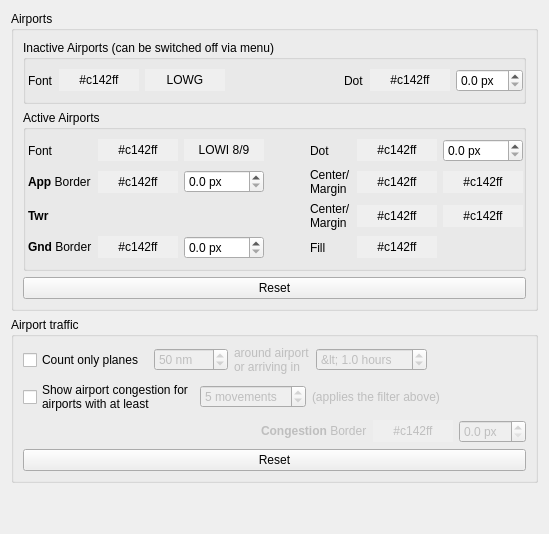
     <widget class="QWidget" name="display2Tab">
      <attribute name="title">
       <string>Display (Activity 1)</string>
      </attribute>
      <layout class="QVBoxLayout" name="verticalLayout_9">
       <item>
        <widget class="QGroupBox" name="groupBoxAirports">
         <property name="title">
          <string>Airports</string>
         </property>
         <layout class="QVBoxLayout" name="verticalLayout_5">
          <item>
           <widget class="QGroupBox" name="groupBox">
            <property name="title">
             <string>Inactive Airports (can be switched off via menu)</string>
            </property>
            <layout class="QGridLayout" name="gridLayout_11">
             <property name="leftMargin">
              <number>2</number>
             </property>
             <property name="rightMargin">
              <number>0</number>
             </property>
             <item row="0" column="0">
              <widget class="QLabel" name="label_52">
               <property name="text">
                <string>Font</string>
               </property>
               <property name="buddy">
                <cstring>pbInactAirportFontColor</cstring>
               </property>
              </widget>
             </item>
             <item row="0" column="1">
              <widget class="QPushButton" name="pbInactAirportFontColor">
               <property name="autoFillBackground">
                <bool>true</bool>
               </property>
               <property name="text">
                <string>#c142ff</string>
               </property>
               <property name="flat">
                <bool>true</bool>
               </property>
              </widget>
             </item>
             <item row="0" column="2">
              <widget class="QPushButton" name="pbInactAirportFont">
               <property name="autoFillBackground">
                <bool>true</bool>
               </property>
               <property name="text">
                <string>LOWG</string>
               </property>
               <property name="flat">
                <bool>true</bool>
               </property>
              </widget>
             </item>
             <item row="0" column="3">
              <spacer name="horizontalSpacer_5">
               <property name="orientation">
                <enum>Qt::Horizontal</enum>
               </property>
               <property name="sizeHint" stdset="0">
                <size>
                 <width>40</width>
                 <height>20</height>
                </size>
               </property>
              </spacer>
             </item>
             <item row="0" column="4">
              <widget class="QLabel" name="label_55">
               <property name="text">
                <string>Dot</string>
               </property>
               <property name="buddy">
                <cstring>pbInactAirportDotColor</cstring>
               </property>
              </widget>
             </item>
             <item row="0" column="5">
              <widget class="QPushButton" name="pbInactAirportDotColor">
               <property name="autoFillBackground">
                <bool>true</bool>
               </property>
               <property name="text">
                <string>#c142ff</string>
               </property>
               <property name="flat">
                <bool>true</bool>
               </property>
              </widget>
             </item>
             <item row="0" column="6">
              <widget class="QDoubleSpinBox" name="sbInactAirportDotSize">
               <property name="suffix">
                <string> px</string>
               </property>
               <property name="decimals">
                <number>1</number>
               </property>
               <property name="maximum">
                <double>10.000000000000000</double>
               </property>
               <property name="singleStep">
                <double>0.100000000000000</double>
               </property>
              </widget>
             </item>
            </layout>
           </widget>
          </item>
          <item>
           <widget class="QGroupBox" name="groupBox_2">
            <property name="title">
             <string>Active Airports</string>
            </property>
            <layout class="QGridLayout" name="gridLayout_12">
             <property name="leftMargin">
              <number>2</number>
             </property>
             <property name="rightMargin">
              <number>0</number>
             </property>
             <item row="0" column="0">
              <widget class="QLabel" name="label_19">
               <property name="text">
                <string>Font</string>
               </property>
               <property name="buddy">
                <cstring>pbAirportFontColor</cstring>
               </property>
              </widget>
             </item>
             <item row="0" column="1">
              <widget class="QPushButton" name="pbAirportFontColor">
               <property name="autoFillBackground">
                <bool>true</bool>
               </property>
               <property name="text">
                <string>#c142ff</string>
               </property>
               <property name="flat">
                <bool>true</bool>
               </property>
              </widget>
             </item>
             <item row="0" column="2">
              <widget class="QPushButton" name="pbAirportFont">
               <property name="autoFillBackground">
                <bool>true</bool>
               </property>
               <property name="text">
                <string>LOWI 8/9</string>
               </property>
               <property name="flat">
                <bool>true</bool>
               </property>
              </widget>
             </item>
             <item row="2" column="0">
              <widget class="QLabel" name="label_21">
               <property name="text">
                <string>&lt;b&gt;App&lt;/b&gt; Border</string>
               </property>
               <property name="textFormat">
                <enum>Qt::RichText</enum>
               </property>
               <property name="buddy">
                <cstring>pbAppBorderLineColor</cstring>
               </property>
              </widget>
             </item>
             <item row="2" column="1">
              <widget class="QPushButton" name="pbAppBorderLineColor">
               <property name="autoFillBackground">
                <bool>true</bool>
               </property>
               <property name="text">
                <string>#c142ff</string>
               </property>
               <property name="flat">
                <bool>true</bool>
               </property>
              </widget>
             </item>
             <item row="2" column="2">
              <widget class="QDoubleSpinBox" name="sbAppBorderLineStrength">
               <property name="suffix">
                <string> px</string>
               </property>
               <property name="decimals">
                <number>1</number>
               </property>
               <property name="maximum">
                <double>10.000000000000000</double>
               </property>
               <property name="singleStep">
                <double>0.100000000000000</double>
               </property>
              </widget>
             </item>
             <item row="3" column="0">
              <widget class="QLabel" name="label_25">
               <property name="text">
                <string>&lt;b&gt;Twr&lt;/b&gt;</string>
               </property>
               <property name="textFormat">
                <enum>Qt::RichText</enum>
               </property>
              </widget>
             </item>
             <item row="4" column="0">
              <widget class="QLabel" name="label_27">
               <property name="text">
                <string>&lt;b&gt;Gnd&lt;/b&gt; Border</string>
               </property>
               <property name="textFormat">
                <enum>Qt::RichText</enum>
               </property>
               <property name="buddy">
                <cstring>pbGndBorderLineColor</cstring>
               </property>
              </widget>
             </item>
             <item row="4" column="1">
              <widget class="QPushButton" name="pbGndBorderLineColor">
               <property name="autoFillBackground">
                <bool>true</bool>
               </property>
               <property name="text">
                <string>#c142ff</string>
               </property>
               <property name="flat">
                <bool>true</bool>
               </property>
              </widget>
             </item>
             <item row="4" column="2">
              <widget class="QDoubleSpinBox" name="sbGndBorderLineStrength">
               <property name="suffix">
                <string> px</string>
               </property>
               <property name="decimals">
                <number>1</number>
               </property>
               <property name="maximum">
                <double>10.000000000000000</double>
               </property>
               <property name="singleStep">
                <double>0.100000000000000</double>
               </property>
               <property name="value">
                <double>0.000000000000000</double>
               </property>
              </widget>
             </item>
             <item row="0" column="4">
              <widget class="QLabel" name="label_38">
               <property name="text">
                <string>Dot</string>
               </property>
               <property name="buddy">
                <cstring>pbAirportDotColor</cstring>
               </property>
              </widget>
             </item>
             <item row="0" column="5">
              <widget class="QPushButton" name="pbAirportDotColor">
               <property name="autoFillBackground">
                <bool>true</bool>
               </property>
               <property name="text">
                <string>#c142ff</string>
               </property>
               <property name="flat">
                <bool>true</bool>
               </property>
              </widget>
             </item>
             <item row="0" column="6">
              <widget class="QDoubleSpinBox" name="sbAirportDotSize">
               <property name="suffix">
                <string> px</string>
               </property>
               <property name="decimals">
                <number>1</number>
               </property>
               <property name="maximum">
                <double>10.000000000000000</double>
               </property>
               <property name="singleStep">
                <double>0.100000000000000</double>
               </property>
              </widget>
             </item>
             <item row="0" column="3">
              <spacer name="horizontalSpacer_8">
               <property name="orientation">
                <enum>Qt::Horizontal</enum>
               </property>
               <property name="sizeHint" stdset="0">
                <size>
                 <width>40</width>
                 <height>20</height>
                </size>
               </property>
              </spacer>
             </item>
             <item row="3" column="4">
              <widget class="QLabel" name="label_11">
               <property name="text">
                <string>Center/
Margin</string>
               </property>
               <property name="buddy">
                <cstring>pbTwrColorCenter</cstring>
               </property>
              </widget>
             </item>
             <item row="4" column="5">
              <widget class="QPushButton" name="pbGndFillColor">
               <property name="autoFillBackground">
                <bool>true</bool>
               </property>
               <property name="text">
                <string>#c142ff</string>
               </property>
               <property name="flat">
                <bool>true</bool>
               </property>
              </widget>
             </item>
             <item row="4" column="4">
              <widget class="QLabel" name="label_37">
               <property name="text">
                <string>Fill</string>
               </property>
               <property name="buddy">
                <cstring>pbGndFillColor</cstring>
               </property>
              </widget>
             </item>
             <item row="2" column="4">
              <widget class="QLabel" name="label_23">
               <property name="text">
                <string>Center/
Margin</string>
               </property>
               <property name="buddy">
                <cstring>pbAppColorCenter</cstring>
               </property>
              </widget>
             </item>
             <item row="2" column="5">
              <widget class="QPushButton" name="pbAppColorCenter">
               <property name="autoFillBackground">
                <bool>true</bool>
               </property>
               <property name="text">
                <string>#c142ff</string>
               </property>
               <property name="flat">
                <bool>true</bool>
               </property>
              </widget>
             </item>
             <item row="2" column="6">
              <widget class="QPushButton" name="pbAppColorMargin">
               <property name="autoFillBackground">
                <bool>true</bool>
               </property>
               <property name="text">
                <string>#c142ff</string>
               </property>
               <property name="flat">
                <bool>true</bool>
               </property>
              </widget>
             </item>
             <item row="3" column="6">
              <widget class="QPushButton" name="pbTwrColorMargin">
               <property name="autoFillBackground">
                <bool>true</bool>
               </property>
               <property name="text">
                <string>#c142ff</string>
               </property>
               <property name="flat">
                <bool>true</bool>
               </property>
              </widget>
             </item>
             <item row="3" column="5">
              <widget class="QPushButton" name="pbTwrColorCenter">
               <property name="autoFillBackground">
                <bool>true</bool>
               </property>
               <property name="text">
                <string>#c142ff</string>
               </property>
               <property name="flat">
                <bool>true</bool>
               </property>
              </widget>
             </item>
            </layout>
           </widget>
          </item>
          <item>
           <widget class="QPushButton" name="buttonResetAirport">
            <property name="toolTip">
             <string>Set standard values for all settings in this group.</string>
            </property>
            <property name="text">
             <string>Reset</string>
            </property>
           </widget>
          </item>
         </layout>
        </widget>
       </item>
       <item>
        <widget class="QGroupBox" name="groupBoxAirportTraffic">
         <property name="title">
          <string>Airport traffic</string>
         </property>
         <layout class="QVBoxLayout" name="verticalLayout_2">
          <item>
           <layout class="QGridLayout" name="gridLayout_APtraffic">
            <item row="1" column="1">
             <widget class="QSpinBox" name="spFilterDistance">
              <property name="enabled">
               <bool>false</bool>
              </property>
              <property name="suffix">
               <string> nm</string>
              </property>
              <property name="prefix">
               <string/>
              </property>
              <property name="maximum">
               <number>9999</number>
              </property>
              <property name="singleStep">
               <number>5</number>
              </property>
              <property name="value">
               <number>50</number>
              </property>
             </widget>
            </item>
            <item row="1" column="2">
             <widget class="QLabel" name="label_49">
              <property name="enabled">
               <bool>false</bool>
              </property>
              <property name="text">
               <string>around airport
or arriving in </string>
              </property>
              <property name="buddy">
               <cstring>spFilterDistance</cstring>
              </property>
             </widget>
            </item>
            <item row="1" column="3">
             <widget class="QDoubleSpinBox" name="spFilterArriving">
              <property name="enabled">
               <bool>false</bool>
              </property>
              <property name="toolTip">
               <string>This depends on the calculated ETA for each plane.</string>
              </property>
              <property name="prefix">
               <string>&lt; </string>
              </property>
              <property name="suffix">
               <string> hours</string>
              </property>
              <property name="decimals">
               <number>1</number>
              </property>
              <property name="singleStep">
               <double>0.100000000000000</double>
              </property>
              <property name="value">
               <double>1.000000000000000</double>
              </property>
             </widget>
            </item>
            <item row="1" column="4">
             <spacer name="horizontalSpacer_2">
              <property name="orientation">
               <enum>Qt::Horizontal</enum>
              </property>
              <property name="sizeHint" stdset="0">
               <size>
                <width>40</width>
                <height>20</height>
               </size>
              </property>
             </spacer>
            </item>
            <item row="1" column="0">
             <widget class="QCheckBox" name="cbFilterTraffic">
              <property name="toolTip">
               <string>This applies to the numbers shown beneath an airport on the map.</string>
              </property>
              <property name="text">
               <string>Count only planes </string>
              </property>
             </widget>
            </item>
           </layout>
          </item>
          <item>
           <layout class="QGridLayout" name="gridLayout_2">
            <property name="horizontalSpacing">
             <number>6</number>
            </property>
            <item row="1" column="0">
             <widget class="QCheckBox" name="cbShowCongestion">
              <property name="toolTip">
               <string>Those 'congestion rings' shall give you a visual hint about the traffic an airports receives at the moment.</string>
              </property>
              <property name="text">
               <string>Show airport congestion for
airports with at least</string>
              </property>
             </widget>
            </item>
            <item row="1" column="1">
             <widget class="QSpinBox" name="sbCongestionMinimum">
              <property name="enabled">
               <bool>false</bool>
              </property>
              <property name="toolTip">
               <string>Taking into account the 'counting' above. That may mean: draw a congestion ring only if more than 5 planes are arriving in the next hour.</string>
              </property>
              <property name="suffix">
               <string> movements</string>
              </property>
              <property name="minimum">
               <number>1</number>
              </property>
              <property name="value">
               <number>5</number>
              </property>
             </widget>
            </item>
            <item row="1" column="3">
             <spacer name="horizontalSpacer_3">
              <property name="orientation">
               <enum>Qt::Horizontal</enum>
              </property>
              <property name="sizeHint" stdset="0">
               <size>
                <width>40</width>
                <height>20</height>
               </size>
              </property>
             </spacer>
            </item>
            <item row="1" column="2">
             <widget class="QLabel" name="label_57">
              <property name="enabled">
               <bool>false</bool>
              </property>
              <property name="text">
               <string>(applies the filter above)</string>
              </property>
             </widget>
            </item>
           </layout>
          </item>
          <item>
           <layout class="QGridLayout" name="gridLayout_4">
            <property name="horizontalSpacing">
             <number>6</number>
            </property>
            <item row="0" column="1">
             <widget class="QLabel" name="label_59">
              <property name="enabled">
               <bool>false</bool>
              </property>
              <property name="text">
               <string>&lt;b&gt;Congestion&lt;/b&gt; Border</string>
              </property>
              <property name="textFormat">
               <enum>Qt::RichText</enum>
              </property>
              <property name="buddy">
               <cstring>pbCongestionBorderLineColor</cstring>
              </property>
             </widget>
            </item>
            <item row="0" column="2">
             <widget class="QPushButton" name="pbCongestionBorderLineColor">
              <property name="enabled">
               <bool>false</bool>
              </property>
              <property name="toolTip">
               <string>Color of the congestion ring.</string>
              </property>
              <property name="autoFillBackground">
               <bool>true</bool>
              </property>
              <property name="text">
               <string>#c142ff</string>
              </property>
              <property name="flat">
               <bool>true</bool>
              </property>
             </widget>
            </item>
            <item row="0" column="3">
             <widget class="QDoubleSpinBox" name="sbCongestionBorderLineStrength">
              <property name="enabled">
               <bool>false</bool>
              </property>
              <property name="toolTip">
               <string>Line Strength of the congestion ring.</string>
              </property>
              <property name="suffix">
               <string> px</string>
              </property>
              <property name="decimals">
               <number>1</number>
              </property>
              <property name="maximum">
               <double>10.000000000000000</double>
              </property>
              <property name="singleStep">
               <double>0.100000000000000</double>
              </property>
             </widget>
            </item>
            <item row="0" column="0">
             <spacer name="horizontalSpacer_4">
              <property name="orientation">
               <enum>Qt::Horizontal</enum>
              </property>
              <property name="sizeHint" stdset="0">
               <size>
                <width>40</width>
                <height>20</height>
               </size>
              </property>
             </spacer>
            </item>
           </layout>
          </item>
          <item>
           <widget class="QPushButton" name="buttonResetAirportTraffic">
            <property name="toolTip">
             <string>Set standard values for all settings in this group.</string>
            </property>
            <property name="text">
             <string>Reset</string>
            </property>
           </widget>
          </item>
         </layout>
        </widget>
       </item>
       <item>
        <spacer name="verticalSpacer_2">
         <property name="orientation">
          <enum>Qt::Vertical</enum>
         </property>
         <property name="sizeHint" stdset="0">
          <size>
           <width>20</width>
           <height>40</height>
          </size>
         </property>
        </spacer>
       </item>
      </layout>
     </widget>
